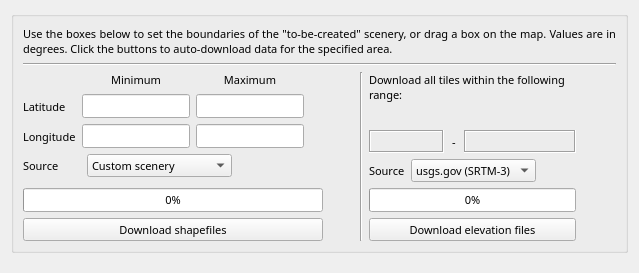
       <widget class="QWidget" name="downloadTab">
        <attribute name="title">
         <string>Download</string>
        </attribute>
        <layout class="QGridLayout" name="gridLayout_7">
         <item row="0" column="0">
          <layout class="QGridLayout" name="layout_2">
           <item row="0" column="0">
            <widget class="QGroupBox" name="groupBox">
             <property name="sizePolicy">
              <sizepolicy hsizetype="Preferred" vsizetype="Minimum">
               <horstretch>0</horstretch>
               <verstretch>0</verstretch>
              </sizepolicy>
             </property>
             <property name="minimumSize">
              <size>
               <width>0</width>
               <height>0</height>
              </size>
             </property>
             <property name="maximumSize">
              <size>
               <width>16777215</width>
               <height>250</height>
              </size>
             </property>
             <property name="font">
              <font>
               <family>Lucida Sans</family>
               <pointsize>8</pointsize>
              </font>
             </property>
             <property name="title">
              <string/>
             </property>
             <property name="alignment">
              <set>Qt::AlignLeading|Qt::AlignLeft|Qt::AlignVCenter</set>
             </property>
             <property name="flat">
              <bool>false</bool>
             </property>
             <property name="checkable">
              <bool>false</bool>
             </property>
             <layout class="QGridLayout" name="gridLayout">
              <property name="leftMargin">
               <number>9</number>
              </property>
              <property name="topMargin">
               <number>9</number>
              </property>
              <property name="rightMargin">
               <number>9</number>
              </property>
              <item row="2" column="0">
               <widget class="Line" name="line_5">
                <property name="orientation">
                 <enum>Qt::Horizontal</enum>
                </property>
               </widget>
              </item>
              <item row="3" column="0">
               <layout class="QHBoxLayout" name="horizontalLayout_9">
                <property name="sizeConstraint">
                 <enum>QLayout::SetFixedSize</enum>
                </property>
                <property name="rightMargin">
                 <number>0</number>
                </property>
                <property name="bottomMargin">
                 <number>0</number>
                </property>
                <item>
                 <layout class="QVBoxLayout" name="shapefilesLayout">
                  <property name="bottomMargin">
                   <number>0</number>
                  </property>
                  <item>
                   <layout class="QHBoxLayout" name="minMaxLayout">
                    <property name="rightMargin">
                     <number>5</number>
                    </property>
                    <item>
                     <layout class="QVBoxLayout" name="latLonLayout">
                      <property name="topMargin">
                       <number>23</number>
                      </property>
                      <item>
                       <widget class="QLabel" name="latLabel">
                        <property name="maximumSize">
                         <size>
                          <width>55</width>
                          <height>16777215</height>
                         </size>
                        </property>
                        <property name="font">
                         <font>
                          <family>Lucida Sans</family>
                          <pointsize>8</pointsize>
                         </font>
                        </property>
                        <property name="text">
                         <string>Latitude</string>
                        </property>
                        <property name="alignment">
                         <set>Qt::AlignLeading|Qt::AlignLeft|Qt::AlignVCenter</set>
                        </property>
                       </widget>
                      </item>
                      <item>
                       <widget class="QLabel" name="lonLabel">
                        <property name="maximumSize">
                         <size>
                          <width>55</width>
                          <height>16777215</height>
                         </size>
                        </property>
                        <property name="font">
                         <font>
                          <family>Lucida Sans</family>
                          <pointsize>8</pointsize>
                         </font>
                        </property>
                        <property name="text">
                         <string>Longitude</string>
                        </property>
                        <property name="alignment">
                         <set>Qt::AlignLeading|Qt::AlignLeft|Qt::AlignVCenter</set>
                        </property>
                       </widget>
                      </item>
                     </layout>
                    </item>
                    <item>
                     <layout class="QVBoxLayout" name="minLayout">
                      <item>
                       <widget class="QLabel" name="minLabel">
                        <property name="font">
                         <font>
                          <family>Lucida Sans</family>
                          <pointsize>8</pointsize>
                         </font>
                        </property>
                        <property name="text">
                         <string>Minimum</string>
                        </property>
                        <property name="alignment">
                         <set>Qt::AlignHCenter|Qt::AlignTop</set>
                        </property>
                       </widget>
                      </item>
                      <item>
                       <widget class="QLineEdit" name="minLatField">
                        <property name="sizePolicy">
                         <sizepolicy hsizetype="Preferred" vsizetype="Fixed">
                          <horstretch>0</horstretch>
                          <verstretch>0</verstretch>
                         </sizepolicy>
                        </property>
                        <property name="minimumSize">
                         <size>
                          <width>0</width>
                          <height>20</height>
                         </size>
                        </property>
                        <property name="maximumSize">
                         <size>
                          <width>250</width>
                          <height>16777215</height>
                         </size>
                        </property>
                        <property name="font">
                         <font>
                          <family>Lucida Sans</family>
                          <pointsize>8</pointsize>
                         </font>
                        </property>
                        <property name="text">
                         <string/>
                        </property>
                       </widget>
                      </item>
                      <item>
                       <widget class="QLineEdit" name="minLonField">
                        <property name="sizePolicy">
                         <sizepolicy hsizetype="Preferred" vsizetype="Fixed">
                          <horstretch>0</horstretch>
                          <verstretch>0</verstretch>
                         </sizepolicy>
                        </property>
                        <property name="minimumSize">
                         <size>
                          <width>20</width>
                          <height>20</height>
                         </size>
                        </property>
                        <property name="maximumSize">
                         <size>
                          <width>250</width>
                          <height>16777215</height>
                         </size>
                        </property>
                        <property name="font">
                         <font>
                          <family>Lucida Sans</family>
                          <pointsize>8</pointsize>
                         </font>
                        </property>
                        <property name="text">
                         <string/>
                        </property>
                        <property name="readOnly">
                         <bool>false</bool>
                        </property>
                       </widget>
                      </item>
                     </layout>
                    </item>
                    <item>
                     <layout class="QVBoxLayout" name="maxLayout">
                      <property name="rightMargin">
                       <number>5</number>
                      </property>
                      <item>
                       <widget class="QLabel" name="maxLabel">
                        <property name="font">
                         <font>
                          <family>Lucida Sans</family>
                          <pointsize>8</pointsize>
                         </font>
                        </property>
                        <property name="text">
                         <string>Maximum</string>
                        </property>
                        <property name="alignment">
                         <set>Qt::AlignHCenter|Qt::AlignTop</set>
                        </property>
                       </widget>
                      </item>
                      <item>
                       <widget class="QLineEdit" name="maxLatField">
                        <property name="sizePolicy">
                         <sizepolicy hsizetype="Preferred" vsizetype="Fixed">
                          <horstretch>0</horstretch>
                          <verstretch>0</verstretch>
                         </sizepolicy>
                        </property>
                        <property name="minimumSize">
                         <size>
                          <width>0</width>
                          <height>20</height>
                         </size>
                        </property>
                        <property name="maximumSize">
                         <size>
                          <width>250</width>
                          <height>16777215</height>
                         </size>
                        </property>
                        <property name="font">
                         <font>
                          <family>Lucida Sans</family>
                          <pointsize>8</pointsize>
                         </font>
                        </property>
                       </widget>
                      </item>
                      <item>
                       <widget class="QLineEdit" name="maxLonField">
                        <property name="sizePolicy">
                         <sizepolicy hsizetype="Preferred" vsizetype="Fixed">
                          <horstretch>0</horstretch>
                          <verstretch>0</verstretch>
                         </sizepolicy>
                        </property>
                        <property name="minimumSize">
                         <size>
                          <width>0</width>
                          <height>20</height>
                         </size>
                        </property>
                        <property name="maximumSize">
                         <size>
                          <width>250</width>
                          <height>16777215</height>
                         </size>
                        </property>
                        <property name="font">
                         <font>
                          <family>Lucida Sans</family>
                          <pointsize>8</pointsize>
                         </font>
                        </property>
                        <property name="dragEnabled">
                         <bool>false</bool>
                        </property>
                       </widget>
                      </item>
                     </layout>
                    </item>
                    <item>
                     <spacer name="spacer_3">
                      <property name="orientation">
                       <enum>Qt::Horizontal</enum>
                      </property>
                      <property name="sizeHint" stdset="0">
                       <size>
                        <width>40</width>
                        <height>20</height>
                       </size>
                      </property>
                     </spacer>
                    </item>
                   </layout>
                  </item>
                  <item>
                   <layout class="QHBoxLayout" name="shapefilesSourceLayout">
                    <property name="bottomMargin">
                     <number>5</number>
                    </property>
                    <item>
                     <widget class="QLabel" name="shapefilesSourceLabel">
                      <property name="minimumSize">
                       <size>
                        <width>58</width>
                        <height>20</height>
                       </size>
                      </property>
                      <property name="maximumSize">
                       <size>
                        <width>55</width>
                        <height>23</height>
                       </size>
                      </property>
                      <property name="font">
                       <font>
                        <family>Lucida Sans</family>
                        <pointsize>8</pointsize>
                       </font>
                      </property>
                      <property name="text">
                       <string>Source</string>
                      </property>
                      <property name="alignment">
                       <set>Qt::AlignLeading|Qt::AlignLeft|Qt::AlignVCenter</set>
                      </property>
                      <property name="indent">
                       <number>0</number>
                      </property>
                     </widget>
                    </item>
                    <item>
                     <widget class="QComboBox" name="shapefilesSourceSelect">
                      <property name="sizePolicy">
                       <sizepolicy hsizetype="Fixed" vsizetype="Fixed">
                        <horstretch>0</horstretch>
                        <verstretch>0</verstretch>
                       </sizepolicy>
                      </property>
                      <property name="minimumSize">
                       <size>
                        <width>0</width>
                        <height>23</height>
                       </size>
                      </property>
                      <property name="maximumSize">
                       <size>
                        <width>16777215</width>
                        <height>23</height>
                       </size>
                      </property>
                      <property name="currentIndex">
                       <number>2</number>
                      </property>
                      <item>
                       <property name="text">
                        <string>CORINE 2000 (Europe)</string>
                       </property>
                      </item>
                      <item>
                       <property name="text">
                        <string>CORINE 2006 (Europe)</string>
                       </property>
                      </item>
                      <item>
                       <property name="text">
                        <string>Custom scenery</string>
                       </property>
                      </item>
                      <item>
                       <property name="text">
                        <string>OpenStreetMap</string>
                       </property>
                      </item>
                     </widget>
                    </item>
                    <item>
                     <spacer name="spacer_4">
                      <property name="orientation">
                       <enum>Qt::Horizontal</enum>
                      </property>
                      <property name="sizeType">
                       <enum>QSizePolicy::Expanding</enum>
                      </property>
                      <property name="sizeHint" stdset="0">
                       <size>
                        <width>40</width>
                        <height>23</height>
                       </size>
                      </property>
                     </spacer>
                    </item>
                   </layout>
                  </item>
                  <item>
                   <widget class="QProgressBar" name="downloadShapefilesProgressBar">
                    <property name="sizePolicy">
                     <sizepolicy hsizetype="Expanding" vsizetype="Fixed">
                      <horstretch>0</horstretch>
                      <verstretch>0</verstretch>
                     </sizepolicy>
                    </property>
                    <property name="maximumSize">
                     <size>
                      <width>300</width>
                      <height>16777215</height>
                     </size>
                    </property>
                    <property name="value">
                     <number>0</number>
                    </property>
                   </widget>
                  </item>
                  <item>
                   <widget class="QPushButton" name="downloadShapefilesButton">
                    <property name="sizePolicy">
                     <sizepolicy hsizetype="Expanding" vsizetype="Fixed">
                      <horstretch>0</horstretch>
                      <verstretch>0</verstretch>
                     </sizepolicy>
                    </property>
                    <property name="minimumSize">
                     <size>
                      <width>0</width>
                      <height>23</height>
                     </size>
                    </property>
                    <property name="maximumSize">
                     <size>
                      <width>300</width>
                      <height>23</height>
                     </size>
                    </property>
                    <property name="font">
                     <font>
                      <family>Lucida Sans</family>
                      <pointsize>8</pointsize>
                     </font>
                    </property>
                    <property name="text">
                     <string>Download shapefiles</string>
                    </property>
                    <property name="flat">
                     <bool>false</bool>
                    </property>
                   </widget>
                  </item>
                 </layout>
                </item>
                <item>
                 <widget class="Line" name="line0">
                  <property name="orientation">
                   <enum>Qt::Vertical</enum>
                  </property>
                 </widget>
                </item>
                <item>
                 <layout class="QVBoxLayout" name="elevationLayout">
                  <property name="sizeConstraint">
                   <enum>QLayout::SetNoConstraint</enum>
                  </property>
                  <property name="bottomMargin">
                   <number>0</number>
                  </property>
                  <item>
                   <widget class="QLabel" name="elevationLayoutText">
                    <property name="sizePolicy">
                     <sizepolicy hsizetype="Expanding" vsizetype="Minimum">
                      <horstretch>0</horstretch>
                      <verstretch>0</verstretch>
                     </sizepolicy>
                    </property>
                    <property name="text">
                     <string>Download all tiles within the following range:</string>
                    </property>
                    <property name="alignment">
                     <set>Qt::AlignLeading|Qt::AlignLeft|Qt::AlignTop</set>
                    </property>
                    <property name="wordWrap">
                     <bool>true</bool>
                    </property>
                   </widget>
                  </item>
                  <item>
                   <layout class="QHBoxLayout" name="downloadRangeLayout">
                    <property name="spacing">
                     <number>0</number>
                    </property>
                    <item>
                     <widget class="QLabel" name="minDownloadRangeLabel">
                      <property name="enabled">
                       <bool>true</bool>
                      </property>
                      <property name="sizePolicy">
                       <sizepolicy hsizetype="Fixed" vsizetype="Fixed">
                        <horstretch>0</horstretch>
                        <verstretch>0</verstretch>
                       </sizepolicy>
                      </property>
                      <property name="minimumSize">
                       <size>
                        <width>75</width>
                        <height>23</height>
                       </size>
                      </property>
                      <property name="maximumSize">
                       <size>
                        <width>75</width>
                        <height>16777215</height>
                       </size>
                      </property>
                      <property name="font">
                       <font>
                        <weight>50</weight>
                        <bold>false</bold>
                        <kerning>true</kerning>
                       </font>
                      </property>
                      <property name="frameShape">
                       <enum>QFrame::Box</enum>
                      </property>
                      <property name="frameShadow">
                       <enum>QFrame::Sunken</enum>
                      </property>
                      <property name="lineWidth">
                       <number>1</number>
                      </property>
                      <property name="midLineWidth">
                       <number>0</number>
                      </property>
                      <property name="text">
                       <string/>
                      </property>
                      <property name="alignment">
                       <set>Qt::AlignCenter</set>
                      </property>
                     </widget>
                    </item>
                    <item>
                     <widget class="QLabel" name="label_15">
                      <property name="enabled">
                       <bool>true</bool>
                      </property>
                      <property name="sizePolicy">
                       <sizepolicy hsizetype="Expanding" vsizetype="Preferred">
                        <horstretch>0</horstretch>
                        <verstretch>0</verstretch>
                       </sizepolicy>
                      </property>
                      <property name="maximumSize">
                       <size>
                        <width>20</width>
                        <height>16777215</height>
                       </size>
                      </property>
                      <property name="font">
                       <font>
                        <family>Lucida Sans</family>
                        <pointsize>8</pointsize>
                       </font>
                      </property>
                      <property name="text">
                       <string>-</string>
                      </property>
                      <property name="alignment">
                       <set>Qt::AlignCenter</set>
                      </property>
                     </widget>
                    </item>
                    <item>
                     <widget class="QLabel" name="maxDownloadRangeLabel">
                      <property name="enabled">
                       <bool>true</bool>
                      </property>
                      <property name="sizePolicy">
                       <sizepolicy hsizetype="Fixed" vsizetype="Fixed">
                        <horstretch>0</horstretch>
                        <verstretch>0</verstretch>
                       </sizepolicy>
                      </property>
                      <property name="minimumSize">
                       <size>
                        <width>75</width>
                        <height>23</height>
                       </size>
                      </property>
                      <property name="maximumSize">
                       <size>
                        <width>250</width>
                        <height>16777215</height>
                       </size>
                      </property>
                      <property name="font">
                       <font>
                        <weight>50</weight>
                        <bold>false</bold>
                        <kerning>true</kerning>
                       </font>
                      </property>
                      <property name="frameShape">
                       <enum>QFrame::Box</enum>
                      </property>
                      <property name="frameShadow">
                       <enum>QFrame::Sunken</enum>
                      </property>
                      <property name="lineWidth">
                       <number>1</number>
                      </property>
                      <property name="midLineWidth">
                       <number>0</number>
                      </property>
                      <property name="text">
                       <string/>
                      </property>
                      <property name="alignment">
                       <set>Qt::AlignCenter</set>
                      </property>
                     </widget>
                    </item>
                   </layout>
                  </item>
                  <item>
                   <layout class="QHBoxLayout" name="elevationSourceLayout">
                    <property name="spacing">
                     <number>6</number>
                    </property>
                    <item>
                     <widget class="QLabel" name="elevationSourceLabel">
                      <property name="sizePolicy">
                       <sizepolicy hsizetype="Minimum" vsizetype="Preferred">
                        <horstretch>0</horstretch>
                        <verstretch>0</verstretch>
                       </sizepolicy>
                      </property>
                      <property name="text">
                       <string>Source</string>
                      </property>
                     </widget>
                    </item>
                    <item>
                     <widget class="QComboBox" name="elevationSourceSelect">
                      <property name="sizePolicy">
                       <sizepolicy hsizetype="Fixed" vsizetype="Fixed">
                        <horstretch>0</horstretch>
                        <verstretch>0</verstretch>
                       </sizepolicy>
                      </property>
                      <property name="minimumSize">
                       <size>
                        <width>0</width>
                        <height>23</height>
                       </size>
                      </property>
                      <property name="maximumSize">
                       <size>
                        <width>16777215</width>
                        <height>23</height>
                       </size>
                      </property>
                      <property name="currentIndex">
                       <number>1</number>
                      </property>
                      <item>
                       <property name="text">
                        <string>usgs.gov (SRTM-1)</string>
                       </property>
                      </item>
                      <item>
                       <property name="text">
                        <string>usgs.gov (SRTM-3)</string>
                       </property>
                      </item>
                     </widget>
                    </item>
                    <item>
                     <spacer name="horizontalSpacer">
                      <property name="orientation">
                       <enum>Qt::Horizontal</enum>
                      </property>
                      <property name="sizeHint" stdset="0">
                       <size>
                        <width>40</width>
                        <height>20</height>
                       </size>
                      </property>
                     </spacer>
                    </item>
                   </layout>
                  </item>
                  <item>
                   <widget class="QProgressBar" name="downloadElevationProgressBar">
                    <property name="maximumSize">
                     <size>
                      <width>300</width>
                      <height>16777215</height>
                     </size>
                    </property>
                    <property name="value">
                     <number>0</number>
                    </property>
                   </widget>
                  </item>
                  <item>
                   <widget class="QPushButton" name="downloadElevationButton">
                    <property name="sizePolicy">
                     <sizepolicy hsizetype="Expanding" vsizetype="Fixed">
                      <horstretch>0</horstretch>
                      <verstretch>0</verstretch>
                     </sizepolicy>
                    </property>
                    <property name="minimumSize">
                     <size>
                      <width>0</width>
                      <height>23</height>
                     </size>
                    </property>
                    <property name="maximumSize">
                     <size>
                      <width>300</width>
                      <height>23</height>
                     </size>
                    </property>
                    <property name="font">
                     <font>
                      <family>Lucida Sans</family>
                      <pointsize>8</pointsize>
                     </font>
                    </property>
                    <property name="text">
                     <string>Download elevation files</string>
                    </property>
                   </widget>
                  </item>
                 </layout>
                </item>
                <item>
                 <spacer name="spacer_2">
                  <property name="orientation">
                   <enum>Qt::Horizontal</enum>
                  </property>
                  <property name="sizeHint" stdset="0">
                   <size>
                    <width>40</width>
                    <height>20</height>
                   </size>
                  </property>
                 </spacer>
                </item>
               </layout>
              </item>
              <item row="1" column="0">
               <widget class="QLabel" name="downloadTabText">
                <property name="sizePolicy">
                 <sizepolicy hsizetype="Preferred" vsizetype="Minimum">
                  <horstretch>0</horstretch>
                  <verstretch>0</verstretch>
                 </sizepolicy>
                </property>
                <property name="minimumSize">
                 <size>
                  <width>0</width>
                  <height>0</height>
                 </size>
                </property>
                <property name="maximumSize">
                 <size>
                  <width>16777215</width>
                  <height>40</height>
                 </size>
                </property>
                <property name="font">
                 <font>
                  <family>Lucida Sans</family>
                  <pointsize>8</pointsize>
                 </font>
                </property>
                <property name="text">
                 <string>Use the boxes below to set the boundaries of the &quot;to-be-created&quot; scenery, or drag a box on the map. Values are in degrees. Click the buttons to auto-download data for the specified area.</string>
                </property>
                <property name="textFormat">
                 <enum>Qt::AutoText</enum>
                </property>
                <property name="alignment">
                 <set>Qt::AlignJustify|Qt::AlignTop</set>
                </property>
                <property name="wordWrap">
                 <bool>true</bool>
                </property>
                <property name="indent">
                 <number>0</number>
                </property>
               </widget>
              </item>
             </layout>
            </widget>
           </item>
           <item row="1" column="0">
            <widget class="QFrame" name="frame">
             <property name="frameShape">
              <enum>QFrame::NoFrame</enum>
             </property>
             <layout class="QHBoxLayout" name="horizontalLayout_21">
              <property name="spacing">
               <number>0</number>
              </property>
              <property name="margin">
               <number>0</number>
              </property>
              <item>
               <layout class="QVBoxLayout" name="mapLayout">
                <property name="spacing">
                 <number>0</number>
                </property>
                <property name="sizeConstraint">
                 <enum>QLayout::SetNoConstraint</enum>
                </property>
               </layout>
              </item>
             </layout>
            </widget>
           </item>
          </layout>
         </item>
        </layout>
       </widget>
